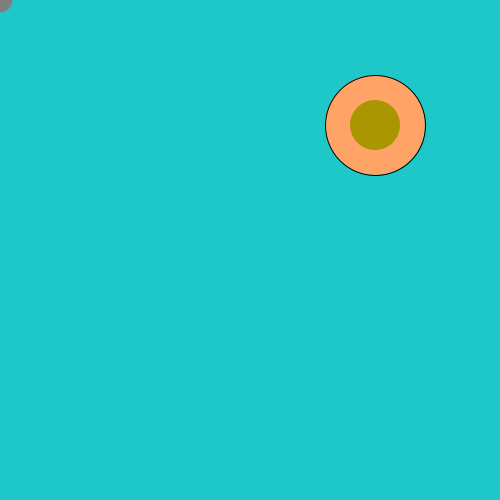
Frame 1 (no input)
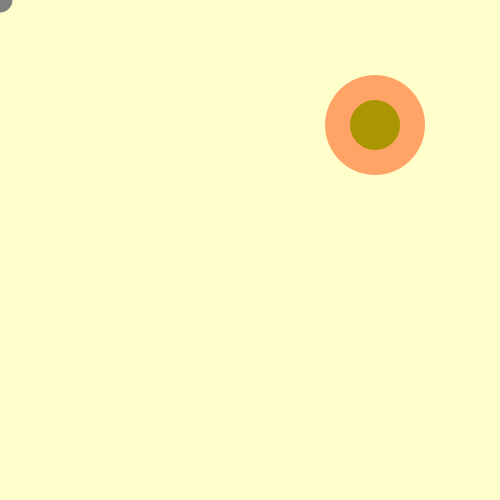
Frame 60 (the mouse pressed at the canvas centre just before this capture)
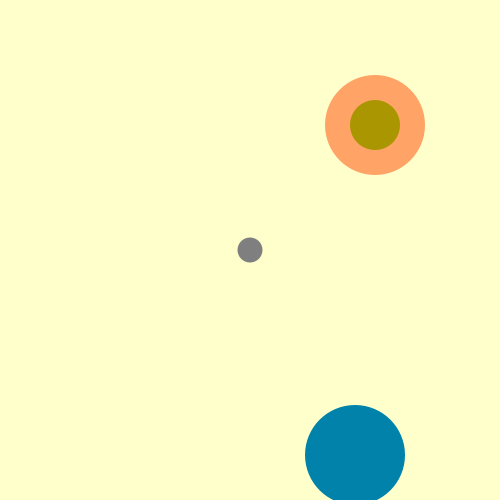
Frame 120 (the mouse held since frame 60 and released just before this capture)

The Processing sketch that drew these frames (run headless with seeded random() and noise(); from frame 60 on, the mouse is pressed at the canvas centre):

// Processing sketch: week_3_HOMEWORK_REVISED
// ── week_3_HOMEWORK_REVISED.pde

int circleSize;
int circleX, circleY;
int distance;
float x;
float y;
int xspeed;
int yspeed;

color circleColor, bgColor;

boolean circlePressed;
//boolean circlePressed2;

float xPos, yPos;
float dist;

void setup() {
  size(500, 500);
  bgColor = color(30, 200, 200);
  background(bgColor);
  x = -width/2;
  y = -height/2;

  xPos = width*.75;
  yPos = height*.25; 
  circleSize = 100;
  xspeed =5;
  yspeed =5;

}

void draw() {


  distance = int(dist(xPos, yPos, mouseX, mouseY));
  background(bgColor);


  if (distance<circleSize/2) {
    circleColor = color(0, 230, 172);
  } else {
    circleColor = color(255, 163, 102);
  }
  if (circlePressed == true) { 
    bgColor = color(179, 203, 255);
  } else {
    bgColor = color(255, 255, 204);
  }
    println(circlePressed);

  //outer still circle
  fill(circleColor);
  ellipse(xPos, yPos, circleSize, circleSize);
  noStroke();

  //moving GREEN circle
  fill(0, 130, 170);
  ellipse(x, y, circleSize, circleSize);
 
//inner still circle
fill(170, 150, 0);
  ellipse(xPos, yPos, circleSize-50, circleSize-50);
  
  //gray circle 
  fill(127);
  ellipse(mouseX, mouseY, 25, 25);

  x= x+xspeed;
  y= y+yspeed;

  int distance2 = int (dist(xPos, yPos, mouseX, mouseY));
  println(distance2);
  
//calculating speed of ellipse and borders
  if (x>=width-circleSize/2) {
    xspeed = xspeed * -1;
  } else if (y>= height- circleSize/2) {
    yspeed = yspeed * -1;
  } else  if (x<= 0+circleSize/2) {
    xspeed = xspeed * -1;
  } else if (y<= 0+circleSize/2) {
    yspeed = yspeed * -1;
  }
}

void mousePressed() {
  if (distance<circleSize/2) {
    circlePressed = !circlePressed; 
    println(circlePressed);
  }
  
  x= random(circleSize/2, width-circleSize/2);
  y= random (circleSize/2, height-circleSize/2);

  x = mouseX;
  y = mouseY;
} 


 void keyPressed() {
   
  fill(0, 130, 170);
  ellipse(x, y, circleSize, circleSize);
  
  
  if (key == 'a')
  {
    xspeed = 0;
    yspeed = 0;
    
    
  }
  
    if (key == 's')
  {
    xspeed = 10;
    yspeed = 10;
  }

 }
